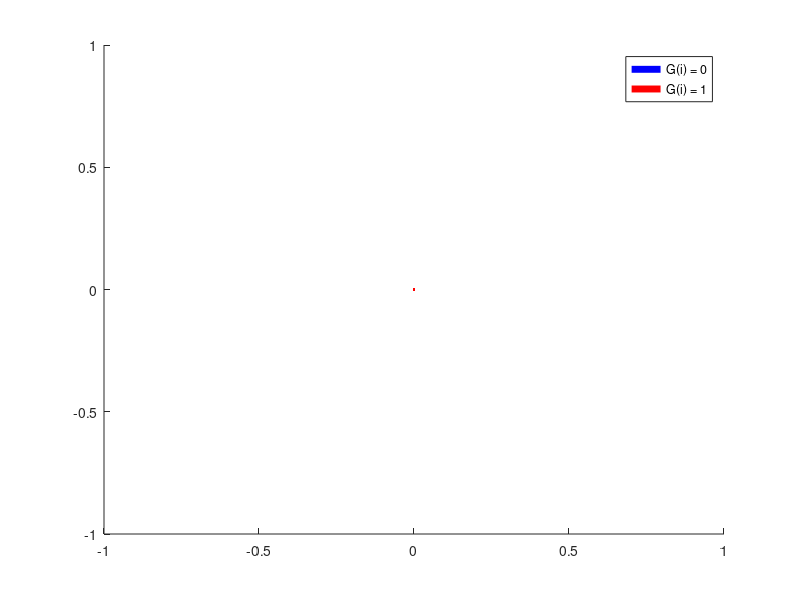

Source code (MATLAB): (Note: this script raises an error after producing the figure.)
% function data=plotDiscrete(name, data)
% %Load data
% if nargin==2
%     load(name)
% else
%     [data, obj] = loadData(name,1);
% end

hold on

%For the legend
x=0;y=0; lw=5;
plot(x,y,'b','linewidth',lw)
plot(x,y,'r','linewidth',lw)
legend('G(i) = 0', 'G(i) = 1')

%plot the image
imagesc(1:length(data.discrete.t),1:obj.nElec, data.discrete.global');

%The limits
xlim([1, max([1.01,length(data.discrete.t)])])
yLimits = [0.5,obj.nElec+0.5];
ylim(yLimits);

%yaxis ticks
set(gca, 'YTick', 1:obj.nElec)

%xaxis tick
xTick = get(gca, 'XTick');
for i=1:length(xTick)
    xTickLabel{i} = sprintf('%.0f',data.discrete.t(xTick(i)));
%     line([xTick(i),xTick(i)], yLimits)
end


set(gca, 'XTick', xTick)
set(gca, 'XTickLabel', xTickLabel)

%And the gridlines
theList = 0.5:1:obj.nElec+0.5;
for i=1:obj.nElec
    x=[data.t(1), data.t(end)];
    y=[theList(i), theList(i)];
    plot(x,y,'k')
end

%THe labels
xlabel('Time (s)')
ylabel('Cell')

title('Global Transition: DISCRETE')
